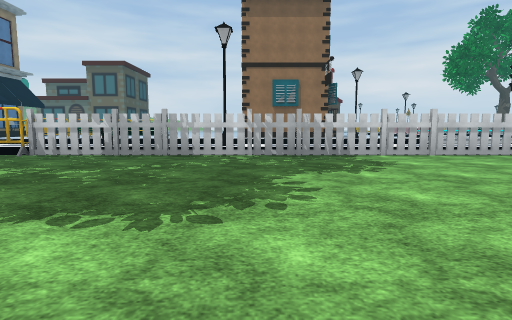
View 1 (above)

13 first-person views from a walk through a scene from a Unity 3-D project. The camera is 1.2 m above the floor, tilts 6° down and sees 80° across. The floor is counted in squares, 2 m on a side. Each view is taken from the middle of a square. On the plan, view 1 faces up. The plan holds only what a view shows up to about 9 squares ahead; the rest is blank. The place goes on beyond the plan. The player character is not drawn. Some surface patterns are stand-ins.

View 2
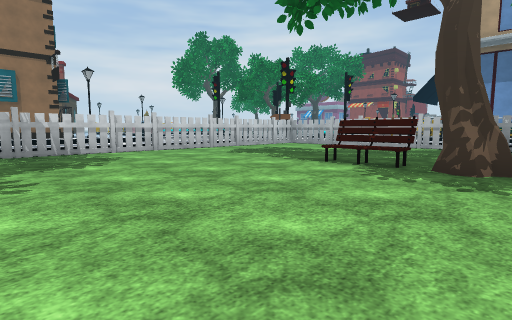

View 3
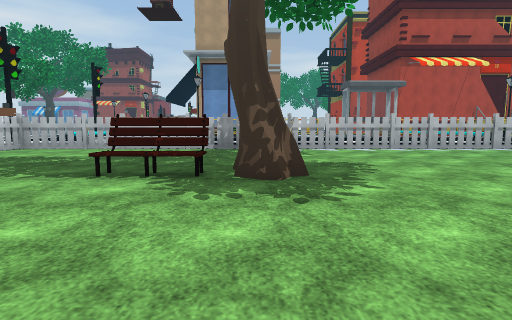

View 4
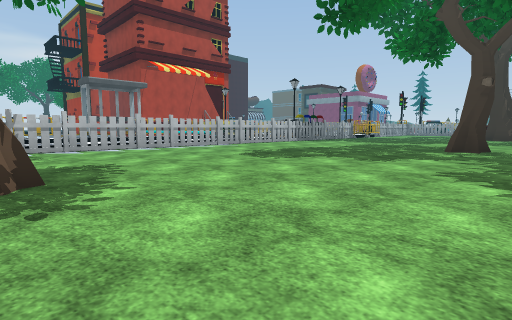

View 5
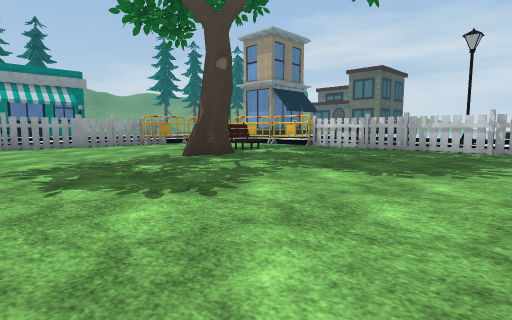

View 6
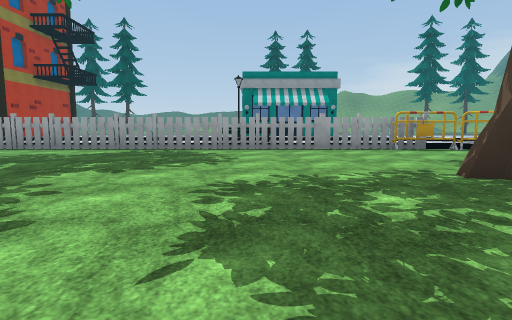

View 7
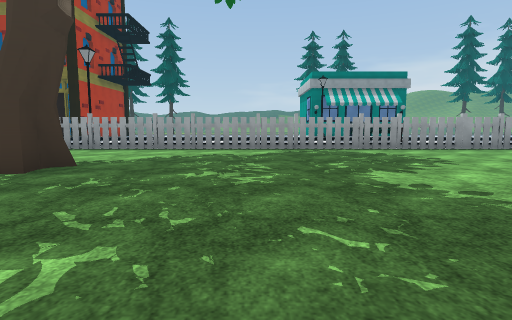

View 8
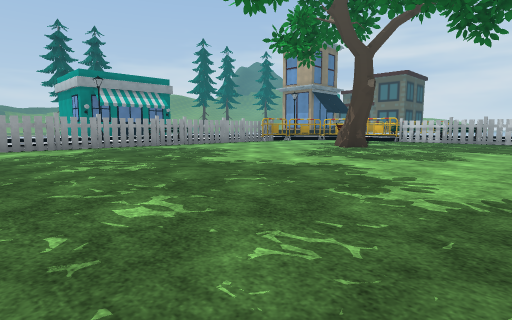

View 9
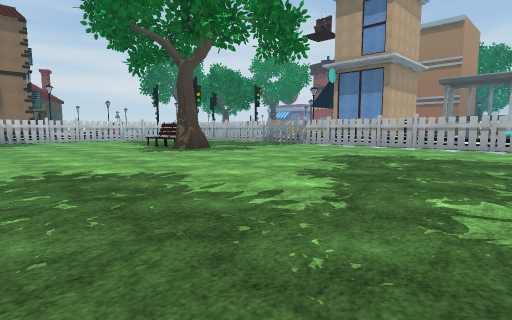

View 10
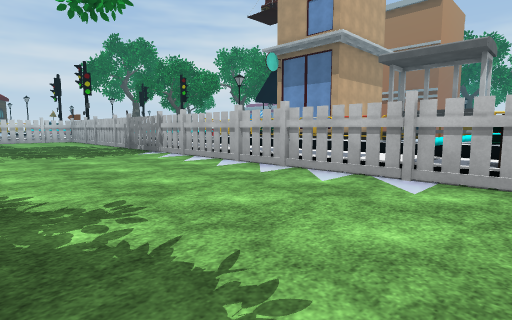

View 11
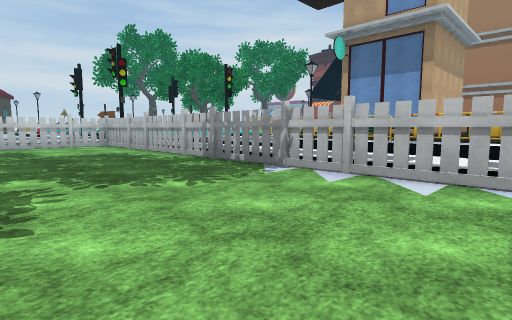

View 12
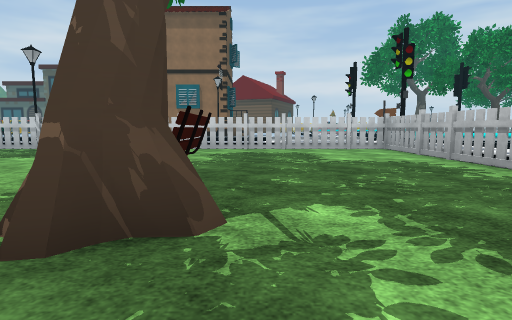

View 13
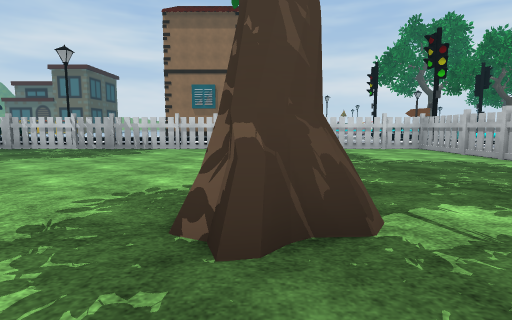

### Floor plan
Points are (right, up) in squares from view 1. A wall is a line through its corners. A room is listed if a view was taken in it or the views show most of it. See-through windows are left out.
Room 1 (views 1, 2, 3, 4, 5, 6, 7, 8, 9, 10, 11, 12, 13)
walls: (4.5, -0.2) (4.9, 0.1) (5.4, 0.3); (4.6, -0.1) (4.9, 0.3); (5.5, -0.4) (4.8, -0.4); (5.5, -0.2) (4.8, -0.5) (4.8, 0.1); (5.6, -0.3) (4.8, -0.5); (-4.5, 1.6) (-5, 1.7); (-4.4, 2.5) (-4.4, 2.1) (-4.7, 1.9); (0.5, 6.7) (-3.5, 6.7); (-5.8, -7.9) (-5.6, -8.3); (-5.9, -8) (-5.5, -8.3) (-5.2, -8.2) (-5.1, -8.5); (9.7, -7.6) (9.7, 6.7) (1.5, 6.7); (-9.7, 0.4) (-9.7, -8.5)
ways out: opening at (-3.7, 4.2); opening at (6, 7); opening at (10, -1); opening at (10, 2); opening at (11.8, -6.5); gap at (-3, 7)
objects: bench (5, 1) to (5, 2); bench (10, -8) to (11, -8)

Positions as (right, up) in squares from view 1, and headings:
1: (0, 0), facing up
2: (0, -1), facing up-right
3: (1, 0), facing right
4: (1, 0), facing down-right
5: (1, -2), facing up-left
6: (-1, -1), facing left
7: (-1, -5), facing left
8: (0, -7), facing up-left
9: (0, -8), facing up-right
10: (6, -8), facing up-right
11: (6, -4), facing up-right
12: (6, -2), facing up
13: (5, -2), facing up
